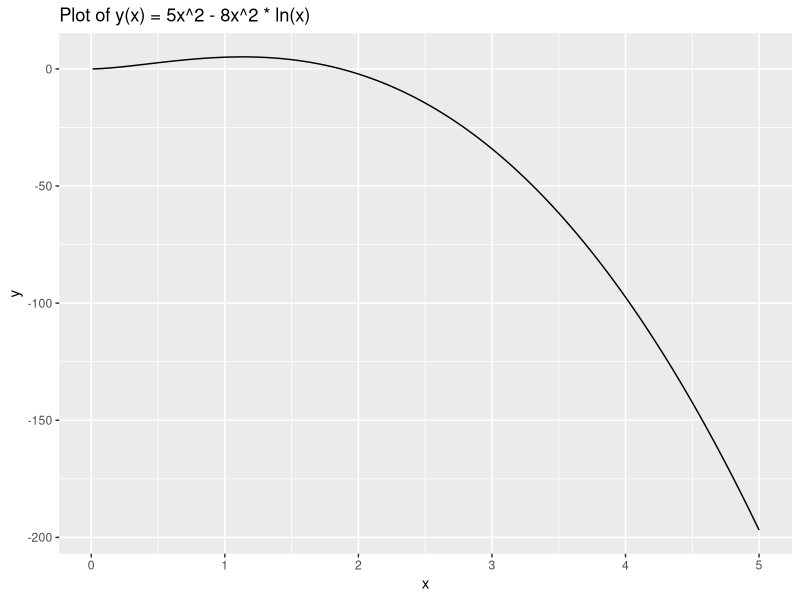

Write the R code that produced this figure.
## ---- chunk 1
knitr::opts_chunk$set(warning = FALSE, message = FALSE) 
## ---- chunk 2
# Load the ggplot2 package
library(ggplot2)

# Create a sequence of x values
x <- seq(0.01, 5, by = 0.01)

# Calculate y values based on the function
y <- 5 * x^2 - 8 * x^2 * log(x)

# Create a data frame with x and y
data <- data.frame(x, y)

# Create the plot
plot <- ggplot(data, aes(x, y)) +
  geom_line() +
  labs(x = "x", y = "y") +
  ggtitle("Plot of y(x) = 5x^2 - 8x^2 * ln(x)")

# Display the plot
print(plot)

